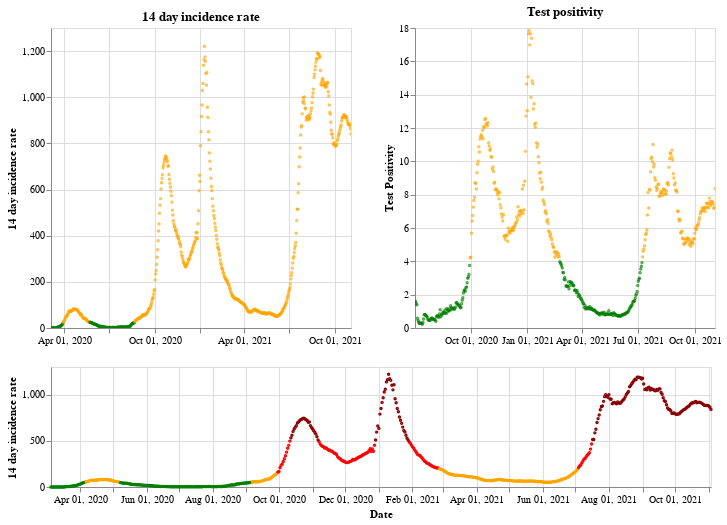

Notebook code for this chart:
### Markdown cell above
## Northern Ireland

### Code cell
plot_traffic_light('Northern Ireland')

### Figure 1 — Vega-Lite specification as saved in the notebook (floating-point values rounded to 4 significant figures; data arrays with more than 128 entries replaced by an {"elided": "..."} marker saying what was removed)
{"config": {"view": {"continuousWidth": 400, "continuousHeight": 300}}, "vconcat": [{"hconcat": [{"mark": {"type": "point", "size": 2}, "encoding": {"color": {"condition": {"value": "green", "test": "(datum.twoWeeklyCasesRate <= 25)"}, "value": "orange"}, "tooltip": [{"type": "nominal", "field": "areaName"}, {"type": "temporal", "field": "date"}, {"type": "quantitative", "field": "twoWeeklyCasesRate"}, {"type": "quantitative", "field": "testPositivity"}], "x": {"type": "temporal", "axis": {"title": ""}, "field": "date", "scale": {"domain": {"selection": "DateBrush"}}, "timeUnit": "yearmonthdate"}, "y": {"type": "quantitative", "axis": {"title": "14 day incidence rate"}, "field": "twoWeeklyCasesRate"}}, "title": "14 day incidence rate", "width": 300}, {"mark": {"type": "point", "size": 2}, "encoding": {"color": {"condition": {"value": "green", "test": "(datum.testPositivity <= 4)"}, "value": "orange"}, "tooltip": [{"type": "nominal", "field": "areaName"}, {"type": "temporal", "field": "date"}, {"type": "quantitative", "field": "twoWeeklyCasesRate"}, {"type": "quantitative", "field": "testPositivity"}], "x": {"type": "temporal", "axis": {"title": ""}, "field": "date", "scale": {"domain": {"selection": "DateBrush"}}, "timeUnit": "yearmonthdate"}, "y": {"type": "quantitative", "axis": {"title": "Test Positivity"}, "field": "testPositivity"}}, "title": "Test positivity", "width": 300}]}, {"layer": [{"mark": {"type": "point", "size": 2}, "encoding": {"color": {"condition": {"value": "orange", "test": "(((datum.testPositivity < 4) && (datum.twoWeeklyCasesRate >= 50)) && (datum.twoWeeklyCasesRate < 200))"}, "value": "red"}, "opacity": {"condition": {"value": 1, "test": "((datum.twoWeeklyCasesRate >= 50) && (datum.twoWeeklyCasesRate < 500))"}, "value": 0}, "tooltip": [{"type": "nominal", "field": "areaName"}, {"type": "temporal", "field": "date"}, {"type": "quantitative", "field": "twoWeeklyCasesRate"}, {"type": "quantitative", "field": "testPositivity"}], "x": {"type": "temporal", "axis": {"title": "Date"}, "field": "date", "timeUnit": "yearmonthdate"}, "y": {"type": "quantitative", "axis": {"title": "14 day incidence rate"}, "field": "twoWeeklyCasesRate"}}, "selection": {"DateBrush": {"type": "interval", "encodings": ["x"], "fields": ["Time"]}}}, {"mark": {"type": "point", "size": 2}, "encoding": {"color": {"value": "darkred"}, "opacity": {"condition": {"value": 1, "test": "(datum.twoWeeklyCasesRate >= 500)"}, "value": 0}, "tooltip": [{"type": "nominal", "field": "areaName"}, {"type": "temporal", "field": "date"}, {"type": "quantitative", "field": "twoWeeklyCasesRate"}, {"type": "quantitative", "field": "testPositivity"}], "x": {"type": "temporal", "axis": {"title": "Date"}, "field": "date", "timeUnit": "yearmonthdate"}, "y": {"type": "quantitative", "axis": {"title": "14 day incidence rate"}, "field": "twoWeeklyCasesRate"}}}, {"mark": {"type": "point", "size": 2}, "encoding": {"color": {"condition": {"value": "green", "test": "((datum.testPositivity < 4) && (datum.twoWeeklyCasesRate < 50))"}, "value": "orange"}, "opacity": {"condition": {"value": 1, "test": "(datum.twoWeeklyCasesRate < 50)"}, "value": 0}, "tooltip": [{"type": "nominal", "field": "areaName"}, {"type": "temporal", "field": "date"}, {"type": "quantitative", "field": "twoWeeklyCasesRate"}, {"type": "quantitative", "field": "testPositivity"}], "x": {"type": "temporal", "axis": {"title": "Date"}, "field": "date", "timeUnit": "yearmonthdate"}, "y": {"type": "quantitative", "axis": {"title": "14 day incidence rate"}, "field": "twoWeeklyCasesRate"}}}], "height": 120, "width": 660}], "data": {"name": "data-7f46bed585b4b5cc03bea6939113a9f2"}, "$schema": "https://vega.github.io/schema/vega-lite/v4.8.1.json", "datasets": {"data-7f46bed585b4b5cc03bea6939113a9f2": {"elided": "609 records"}}}
